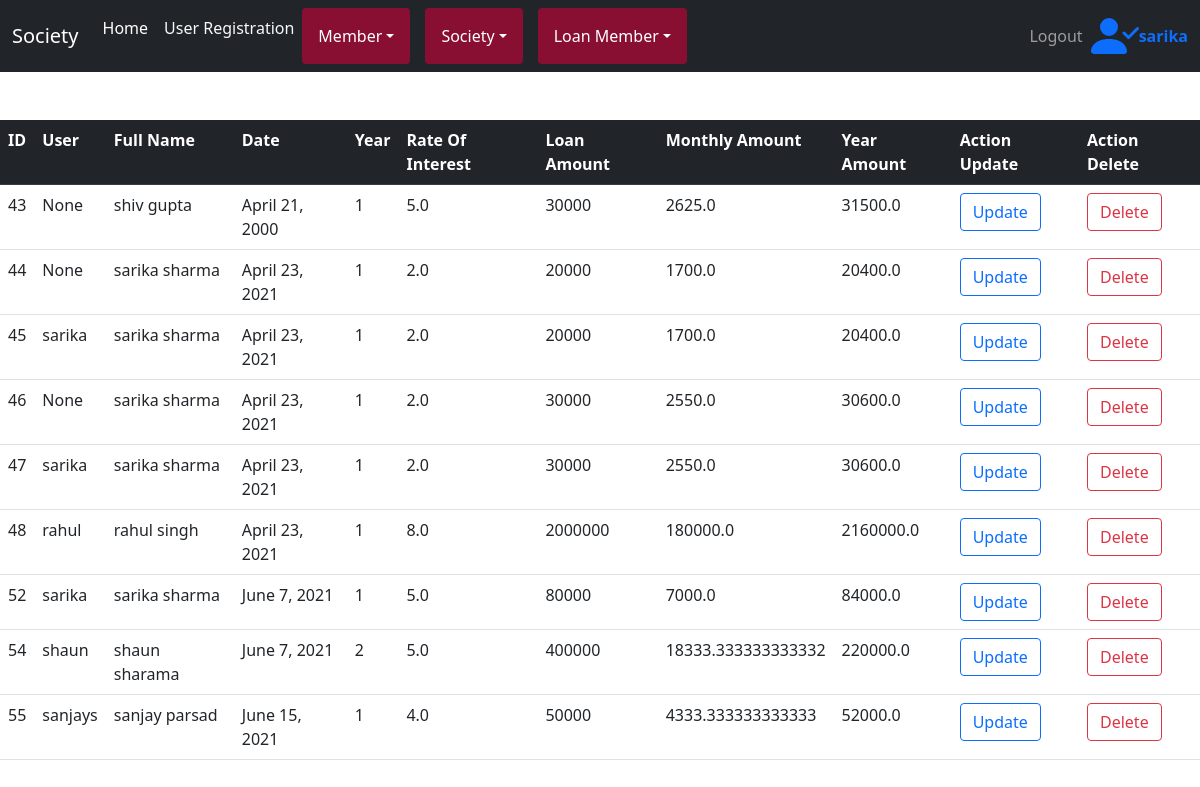
/societyloanread (signed in), run on the app's committed database.
### admin_app/models.py (models this page shows, shortened)
class Societyloan(models.Model):
        user=models.ForeignKey(User,on_delete=models.CASCADE,null=True)
        full_name=models.ForeignKey(Member, on_delete=models.CASCADE)
        date = models.DateField(auto_now_add=False,auto_now=False,blank=True)
        year=models.IntegerField()
        rate_of_interest=models.FloatField()
        loan_amount=models.IntegerField()
        total_amount=models.IntegerField(null=True)
        year_amount=models.IntegerField(null=True)
        @property
        def total_amount(self):
                if(self.loan_amount != None):
                        rate_of_interest = self.year * self.rate_of_interest * self.loan_amount/100
                        total_amount = self.loan_amount + rate_of_interest
                        total_amount = total_amount/(self.year*12)
                        return total_amount
        def year_amount(self):
                if(self.total_amount !=None):
                        year_amount = self.total_amount*12
                        return year_amount

class Member(models.Model):
        user=models.ForeignKey(User,on_delete=models.CASCADE,null=True)
        full_name=models.CharField(max_length=100)
        date_of_birth=models.DateField(auto_now_add=False,auto_now=False,blank=True)
        mobile_no=models.IntegerField()
        email_id=models.EmailField()
        address=models.TextField()
        aadhar_card_number=models.IntegerField()
        pan_card_number=models.CharField(max_length=100)
        aadhar_card_upload=models.ImageField(upload_to="images")
        pan_card_upload=models.ImageField(upload_to="images")
        member_loan_choice=MultiSelectField(choices=MEMBER_CHOICES,max_length=50)
        def __str__(self):
            return self.full_name

### admin_app/views.py (the view)
# urls.py: path('societyloanread',views.societyloanread,name='societyloanread'),
@login_required
def societyloanread(request):
    read=Societyloan.objects.all()
    return render(request,'societyloanread.html',{'read':read})

### templates/societyloanread.html
{% extends 'base.html' %}
{% block content %}
{% include "nav.html" %}
{% load static %}
<br>
<br>
     <table class="table">
        <tr class="table-dark">
     <th >ID</th>
     <th>User</th>
     <th >Full Name</th>
     <th >Date</th>
     <th >Year</th>
     <th >Rate Of Interest</th>
     <th >Loan Amount</th>
     <th>Monthly Amount</th>
     <th>Year Amount</th>
     <th>Action Update</th>
     <th>Action Delete</th>
     {% for i in read %}
     <tr>
       <td>{{i.id}}</td>
       <td>{{i.user}}</td>
       <td>{{i.full_name}}</td>
           <td>{{i.date}}</td>
           <td>{{i.year}}</td>
           <td>{{i.rate_of_interest}}</td>
           <td>{{i.loan_amount}}</td>
           <td id="totalamount">{{i.total_amount}}</td>
           <td>{{i.year_amount}}</td>
           <td><a href="{% url 'societyupdate' i.id %}"  class="btn btn-outline-primary">Update</a></td>
            <td><a href="{% url 'societydelete' i.id %}" class="btn btn-outline-danger">Delete</a></td>
        </tr>
        {% endfor %}
    </table>
{% endblock %}

### templates/nav.html (shortened to what this page needs)
{% extends 'base.html' %}
{% block content %}
{% load static %}
<nav class="navbar navbar-expand-lg navbar-drak  navbar-dark bg-dark text-light">
    <div class="container-fluid">
     <a class="navbar-brand" href="#">Society</a>
      <div class="collapse navbar-collapse" id="navbarSupportedContent">
        <ul class="navbar-nav me-auto mb-2 mb-lg-0">
          <li class="nav-item ">
            <a class="nav-link active" aria-current="page" href="{% url 'home' %}">Home</a>
          </li>
              <li><a class="nav-link text-light" href="{% url 'signup' %}">User Registration</a></li>
                <div class="dropdown">
                  <button class="dropbtn btn btn-secondary dropdown-toggle ">Member</button>
                </div>
                <div class="dropdown">
                  <button class="dropbtn btn btn-secondary dropdown-toggle ">Society</button>
                </div>
                <div class="dropdown">
                  <button class="dropbtn btn btn-secondary dropdown-toggle ">Loan Member</button>
                </div>
        </ul>
          <ul class="navbar-nav my-2 my-lg-0">
              <li class="nav-item active">
                <a class="nav-link" href="{% url 'logout' %}">Logout</a></li>
          </ul>
          {%if request.user.is_authenticated%}
        <strong class="text-primary">
          {{request.user}}</strong>
        {%endif%}
      </div>
    </div>
    </nav>
{% endblock %}

### templates/nav.html (style rules this page uses)
.dropbtn { background-color: #880e32; color: white; padding: 16px; font-size: 16px; border: none; cursor: pointer; margin-right:15px; }
.dropdown { position: relative; display: inline-block; }

### data on the page
Societyloan: id "43", user "None", full_name "shiv gupta", date "April 21, 2000", year "1", rate_of_interest "5.0", loan_amount "30000", total_amount "2625.0", year_amount "31500.0"
Societyloan: id "44", user "None", full_name "sarika sharma", date "April 23, 2021", year "1", rate_of_interest "2.0", loan_amount "20000", total_amount "1700.0", year_amount "20400.0"
Societyloan: id "45", user "sarika", full_name "sarika sharma", date "April 23, 2021", year "1", rate_of_interest "2.0", loan_amount "20000", total_amount "1700.0", year_amount "20400.0"
Societyloan: id "46", user "None", full_name "sarika sharma", date "April 23, 2021", year "1", rate_of_interest "2.0", loan_amount "30000", total_amount "2550.0", year_amount "30600.0"
Societyloan: id "47", user "sarika", full_name "sarika sharma", date "April 23, 2021", year "1", rate_of_interest "2.0", loan_amount "30000", total_amount "2550.0", year_amount "30600.0"
Societyloan: id "48", user "rahul", full_name "rahul singh", date "April 23, 2021", year "1", rate_of_interest "8.0", loan_amount "2000000", total_amount "180000.0", year_amount "2160000.0"
Societyloan: id "52", user "sarika", full_name "sarika sharma", date "June 7, 2021", year "1", rate_of_interest "5.0", loan_amount "80000", total_amount "7000.0", year_amount "84000.0"
Societyloan: id "54", user "shaun", full_name "shaun sharama", date "June 7, 2021", year "2", rate_of_interest "5.0", loan_amount "400000", total_amount "18333.333333333332", year_amount "220000.0"
Societyloan: id "55", user "sanjays", full_name "sanjay parsad", date "June 15, 2021", year "1", rate_of_interest "4.0", loan_amount "50000", total_amount "4333.333333333333", year_amount "52000.0"

### other printed values
{{ request.user }} "sarika"
